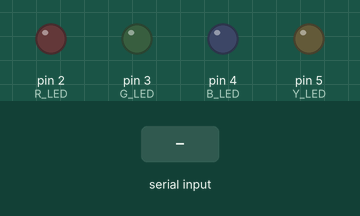
Simulated run of this sketch. Board: Arduino Uno, built with avr-gcc and run on an emulated ATmega328P. On the bench: output pins drawn as LEDs (lit = HIGH). The test bench sets the inputs (shaded band). What the sketch prints to the serial monitor is not drawn.

Above: at 1.2 s.
1.3 s: "y" received over Serial
At 1.9 s:
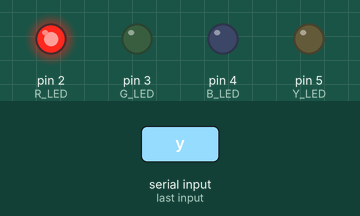
2.8 s: "y" received over Serial
At 3.1 s:
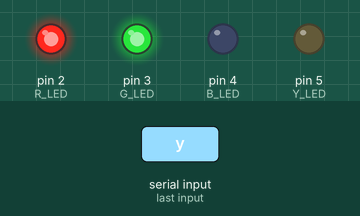
5.3 s: "y" received over Serial
At 6.1 s:
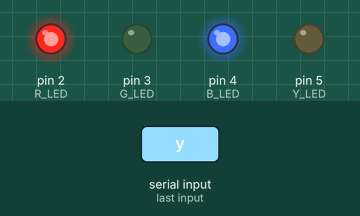
Timing chart, 0 to 8.3 s (numbered marks = the images above; inputs shaded):
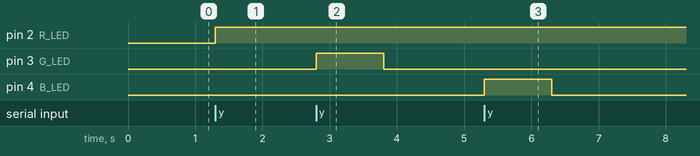

The sketch:

sketch_jun24c_Serial_4LED.ino
```cpp
//initialising LEDs the arduino pins
#define R_LED 2
#define G_LED 3
#define B_LED 4
#define Y_LED 5

void setup() {
  // put your setup code here, to run once:
  pinMode(R_LED , OUTPUT);
  pinMode(G_LED , OUTPUT);
  pinMode(B_LED , OUTPUT);
  pinMode(Y_LED , OUTPUT);

  Serial.begin(9600);
}

char user_ip;

void loop()
{
  Serial.print("Hurray !");

  //RED LED ON/OFF
  Serial.print("Do you want to glow RED LED ? : y/n");
  while(Serial.available() == 0){
  }
  user_ip = Serial.read();
  Serial.println("User enters : ");
  Serial.print(user_ip);

  if(user_ip == 'y')
  {
    digitalWrite(R_LED , HIGH);
  }
  else if(user_ip == 'n')
  {
    digitalWrite(R_LED , LOW);
  }


  //GREEN LED ON/OFF
  Serial.println("Do you want to glow GREEN LED ? : y/n");
  while(Serial.available() == 0){
    }
  user_ip = Serial.read();
  Serial.print("User enters : ");
  Serial.print(user_ip);

  if(user_ip == 'y')
  {
    digitalWrite(G_LED , HIGH);
    delay(1000);
    digitalWrite(G_LED , LOW);
  }
  else if(user_ip == 'n')
  {
    digitalWrite(R_LED , LOW);
  }


  //BLUE LED ON/OFF
  Serial.println("Do you want to glow BLUE LED ? : y/n");
  while(Serial.available() == 0){
    }
  user_ip = Serial.read();
  Serial.print("User enters : ");
  Serial.print(user_ip);

  if(user_ip == 'y')
  {
    digitalWrite(B_LED , HIGH);
    delay(1000);
    digitalWrite(B_LED , LOW);
  }
  else if(user_ip == 'n')
  {
    digitalWrite(R_LED , LOW);
  }


  //YELLOW LED ON/OFF
  Serial.println("Do you want to glow YELLOW LED ? : y/n");
  while(Serial.available() == 0){
    }
  user_ip = Serial.read();
  Serial.print("User enters : ");
  Serial.print(user_ip);

  if(user_ip == 'y')
  {
    digitalWrite(Y_LED , HIGH);
    delay(1000);
    digitalWrite(Y_LED , LOW);
  }
  else if(user_ip == 'n')
  {
    digitalWrite(Y_LED , LOW);
  }

  Serial.print("Congratulations you completed the task successfully !");
}
```

Measured:
- after the input at 1.3 s, pin 2 (R_LED): LOW → HIGH at once
- after the input at 2.8 s, pin 3 (G_LED): LOW → HIGH at once, → LOW 1.0 s later
- after the input at 5.3 s, pin 4 (B_LED): LOW → HIGH at once, → LOW 1.0 s later
